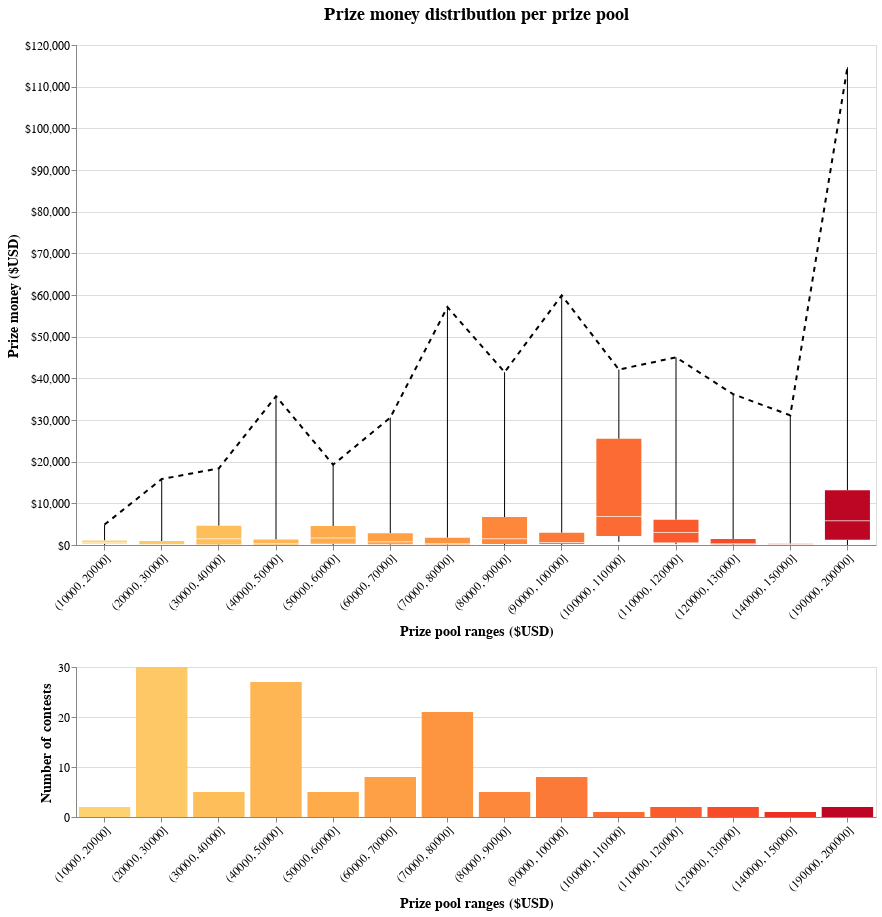

This figure's notebook cell:
### Code cell
box_line = (box_plot + max_line).properties(
    title="Prize money distribution per prize pool",
    width=800,
    height=500
)

(box_line & bins_count_bar).configure_title(
    anchor='middle',
    fontSize=18,
    offset=15
).configure_axis(
    labelFontSize=12,
    titleFontSize=14
)

### Figure 1 — Vega-Lite specification as saved in the notebook (floating-point values rounded to 4 significant figures; data arrays with more than 128 entries replaced by an {"elided": "..."} marker saying what was removed)
{"config": {"view": {"continuousWidth": 400, "continuousHeight": 300}, "axis": {"labelFontSize": 12, "titleFontSize": 14}, "title": {"anchor": "middle", "fontSize": 18, "offset": 15}}, "vconcat": [{"layer": [{"mark": {"type": "boxplot", "extent": "min-max", "size": 45}, "encoding": {"color": {"field": "bins", "legend": null, "scale": {"domain": ["(0, 10000]", "(10000, 20000]", "(20000, 30000]", "(30000, 40000]", "(40000, 50000]", "(50000, 60000]", "(60000, 70000]", "(70000, 80000]", "(80000, 90000]", "(90000, 100000]", "(100000, 110000]", "(110000, 120000]", "(120000, 130000]", "(130000, 140000]", "(140000, 150000]", "(150000, 160000]", "(160000, 170000]", "(170000, 180000]", "(180000, 190000]", "(190000, 200000]"], "scheme": "yelloworangered"}, "type": "ordinal"}, "x": {"axis": {"labelAngle": -45, "title": "Prize pool ranges ($USD)", "titleAngle": 0}, "field": "bins", "sort": ["(0, 10000]", "(10000, 20000]", "(20000, 30000]", "(30000, 40000]", "(40000, 50000]", "(50000, 60000]", "(60000, 70000]", "(70000, 80000]", "(80000, 90000]", "(90000, 100000]", "(100000, 110000]", "(110000, 120000]", "(120000, 130000]", "(130000, 140000]", "(140000, 150000]", "(150000, 160000]", "(160000, 170000]", "(170000, 180000]", "(180000, 190000]", "(190000, 200000]"], "type": "nominal"}, "y": {"axis": {"format": "$,.0f", "title": "Prize money ($USD)"}, "field": "prize_money", "type": "quantitative"}}}, {"mark": {"type": "line", "strokeDash": [5]}, "encoding": {"color": {"value": "black"}, "x": {"axis": {"labelAngle": -45, "title": "Prize pool ranges ($USD)", "titleAngle": 0}, "field": "bins", "sort": ["(0, 10000]", "(10000, 20000]", "(20000, 30000]", "(30000, 40000]", "(40000, 50000]", "(50000, 60000]", "(60000, 70000]", "(70000, 80000]", "(80000, 90000]", "(90000, 100000]", "(100000, 110000]", "(110000, 120000]", "(120000, 130000]", "(130000, 140000]", "(140000, 150000]", "(150000, 160000]", "(160000, 170000]", "(170000, 180000]", "(180000, 190000]", "(190000, 200000]"], "type": "nominal"}, "y": {"aggregate": "max", "field": "prize_money", "type": "quantitative"}}}], "height": 500, "title": "Prize money distribution per prize pool", "width": 800}, {"mark": "bar", "encoding": {"color": {"field": "bins", "legend": null, "scale": {"domain": ["(0, 10000]", "(10000, 20000]", "(20000, 30000]", "(30000, 40000]", "(40000, 50000]", "(50000, 60000]", "(60000, 70000]", "(70000, 80000]", "(80000, 90000]", "(90000, 100000]", "(100000, 110000]", "(110000, 120000]", "(120000, 130000]", "(130000, 140000]", "(140000, 150000]", "(150000, 160000]", "(160000, 170000]", "(170000, 180000]", "(180000, 190000]", "(190000, 200000]"], "scheme": "yelloworangered"}, "type": "ordinal"}, "tooltip": [{"aggregate": "distinct", "field": "contest_sponsor", "type": "quantitative"}], "x": {"axis": {"labelAngle": -45, "title": "Prize pool ranges ($USD)", "titleAngle": 0}, "field": "bins", "sort": ["(0, 10000]", "(10000, 20000]", "(20000, 30000]", "(30000, 40000]", "(40000, 50000]", "(50000, 60000]", "(60000, 70000]", "(70000, 80000]", "(80000, 90000]", "(90000, 100000]", "(100000, 110000]", "(110000, 120000]", "(120000, 130000]", "(130000, 140000]", "(140000, 150000]", "(150000, 160000]", "(160000, 170000]", "(170000, 180000]", "(180000, 190000]", "(190000, 200000]"], "type": "nominal"}, "y": {"aggregate": "distinct", "axis": {"tickMinStep": 1, "title": "Number of contests"}, "field": "contest_sponsor", "type": "quantitative"}}, "height": 150, "width": 800}], "data": {"name": "data-3f51d7bbc22010276e7c845f65b3e1ec"}, "$schema": "https://vega.github.io/schema/vega-lite/v4.17.0.json", "datasets": {"data-3f51d7bbc22010276e7c845f65b3e1ec": {"elided": "3626 records"}}}
